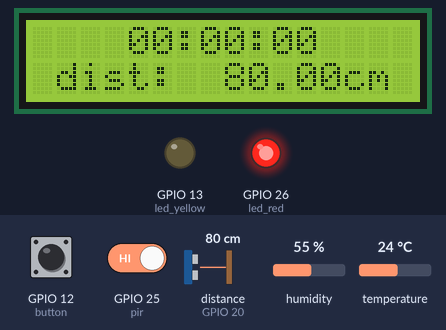
Simulated run of this program. Board: Raspberry Pi (BCM pin numbers). Parts: 16×2 character LCD, output pins drawn as LEDs (lit = HIGH). The inputs (shaded band) are chosen by the test bench; at power-on: GPIO 25 (pir) HIGH, GPIO 12 (button) HIGH, distance to the obstacle (sensor on GPIO 20) 80 cm, humidity 55 %, temperature 24 °C. The echo pulse lasts 58.3 µs per cm; the clock reads 2024-03-15 10:24:30 at power-on unless the program sets it; the camera gives no picture and a still takes 0.5 s; threads take turns every 2 ms; library files of the repository ran but are not shown: __init__.py; pins used as bus, display or sensor lines are not drawn.

Above: at 1.4 s.
1.5 s: GPIO 25 (pir) driven LOW
At 4.7 s:
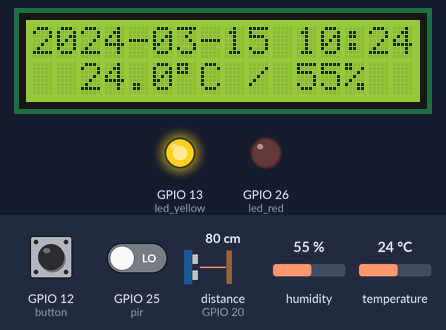
5.1 s: GPIO 25 (pir) driven HIGH
At 5.46 s:
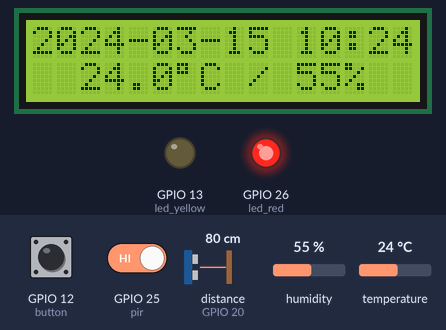
7.1 s: GPIO 12 (button) pulled LOW for 0.25 s
At 8.6 s:
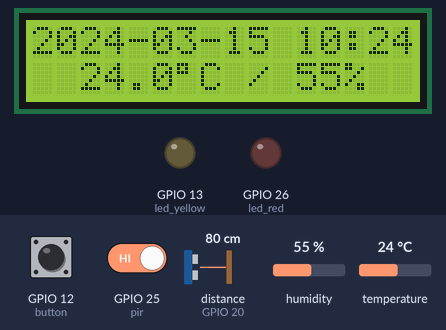
Timing chart, 0 to 10.1 s (numbered marks = the images above; inputs shaded):
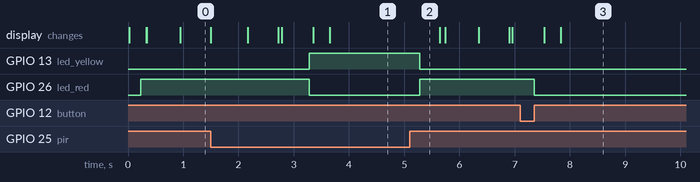

The program:

main.py
```python
from petcam import *


petcam = Petcam()

def displayLcd():
    while True:
        petcam.display()
        sleep(0.5)

def detectBtnClick():
    while True:
        button.wait_for_press()
        button.wait_for_release()
        petcam.toggle()


th1 = Thread(target=displayLcd, daemon=True)
th2 = Thread(target=detectBtnClick, daemon=True)

th1.start()
th2.start()

th1.join()
```

petcam.py
```python
from util import *


class Petcam:
    def __init__(self):
        self.state = 0
        self.wait()

    def off(self):
        if self.state == 2:
            offCamera()

        self.state = 0
        GPIO.output(led_yellow, False)
        GPIO.output(led_red, False)

    def wait(self):
        if self.state == 2:
            offCamera()

        self.state = 1
        GPIO.output(led_yellow, True)
        GPIO.output(led_red, False)
        Thread(target=self.detectMotion, daemon=True).start()

    def on(self):
        if self.state == 0:
            return

        self.state = 2
        GPIO.output(led_yellow, False)
        GPIO.output(led_red, True)
        onCamera()
        Thread(target=self.detectLeave, daemon=True).start()

    def toggle(self):
        if self.state == 0:
            self.wait()
        else:
            self.off()

    def display(self):
        if self.state == 2:
            lcd.lcd_display_string(curRecordTimeStr(), 1)
            lcd.lcd_display_string(curDistanceStr(), 2)
        else:
            lcd.lcd_display_string(curTimeStr(), 1)
            lcd.lcd_display_string(curDhtStr(), 2)

    def detectMotion(self):
        while self.state == 1 and GPIO.input(pir) == 0:
            sleep(0.2)
        if self.state == 1:
            self.on()

    def detectLeave(self):
        prev = False
        cnt = 0
        while self.state == 2 and cnt < 10:
            if distance() > 30:
                if not prev:
                    cnt = 0
                cnt += 1
                prev = True
            else:
                prev = False
            sleep(0.3)
        if self.state == 2:
            self.wait()
```

util.py
```python
from setting import *


recordStartTime = 0

def distance():
    GPIO.output(ultra_trig, True)
    sleep(0.00001)
    GPIO.output(ultra_trig, False)

    while GPIO.input(ultra_echo) == 0:
        pass
    startTime = time()
    while GPIO.input(ultra_echo) == 1:
        pass

    dist = (time() - startTime) * 17150
    return dist

def onCamera():
    camera.start_preview()
    camera.start_recording('/home/pi/Desktop/record/video-' + curTimeStr() + '.h264')
    global recordStartTime
    recordStartTime = time()

def offCamera():
    camera.stop_recording()
    camera.stop_preview()

def curRecordTimeStr():
    recordTime = int(time() - recordStartTime)
    hour = recordTime // 3600
    minute = recordTime // 60 % 60
    second = recordTime % 60
    return "    {:02d}:{:02d}:{:02d}    ".format(hour, minute, second)

def curDistanceStr():
    return " dist:{:>7.2f}cm ".format(distance())

def curTimeStr():
    return datetime.now().strftime("%Y-%m-%d %H:%M:%S")

def curDhtStr():
    while True:
        try:
            return "  {:.1f}{}C / {}%  ".format(dht.temperature, chr(223), dht.humidity)
        except:
            sleep(0.2)
```

setting.py
```python
import RPi.GPIO as GPIO
import drivers
import adafruit_dht
import board
from gpiozero import Button
from picamera import PiCamera
from time import sleep, time
from datetime import datetime
from threading import Thread


led_yellow = 13
led_red = 26
pir = 25
ultra_trig = 21
ultra_echo = 20

lcd = drivers.Lcd()
dht = adafruit_dht.DHT11(board.D6)
camera = PiCamera()
button = Button(12)

GPIO.setmode(GPIO.BCM)
GPIO.setup(led_yellow, GPIO.OUT)
GPIO.setup(led_red, GPIO.OUT)
GPIO.setup(pir, GPIO.IN)
GPIO.setup(ultra_trig, GPIO.OUT)
GPIO.setup(ultra_echo, GPIO.IN)
```

Measured:
- after the input at 1.5 s, GPIO 13 (led_yellow): LOW → HIGH after 1.8 s; GPIO 26 (led_red): HIGH → LOW after 1.8 s
- after the input at 5.1 s, GPIO 13 (led_yellow): HIGH → LOW after 0.18 s; GPIO 26 (led_red): LOW → HIGH after 0.18 s
- after the input at 7.1 s, GPIO 26 (led_red): HIGH → LOW after 0.25 s
- what the display in image 0 shows lasts 0.6 s, from 0.9 s to 1.5 s
